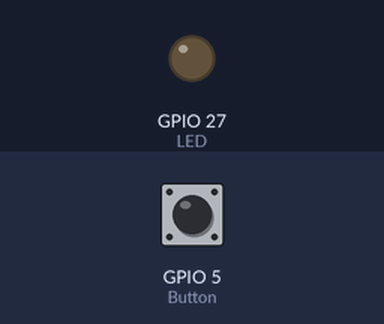
Recording of a sketch running on a simulated ESP32. On the bench: output pins drawn as LEDs (lit = HIGH). The test bench sets the inputs (shaded band); at power-on: GPIO 5 (Button) HIGH.

Above: at 1.2 s.
1.3 s: GPIO 5 (Button) pulled LOW for 0.15 s
At 1.8 s:
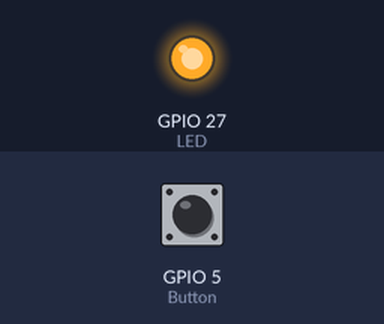
2.9 s: GPIO 5 (Button) pulled LOW for 1 s
At 4.2 s:
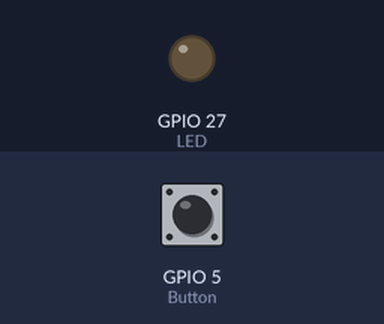
5.4 s: GPIO 5 (Button) pulled LOW for 3.2 s
At 6.1 s:
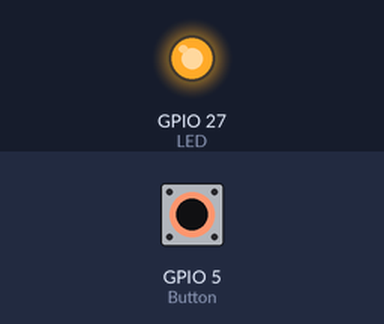
Timing chart, 0 to 8.4 s (numbered marks = the images above; inputs shaded):
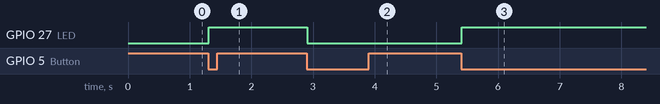

The sketch:

1.5Lighting-Button.ino
```cpp
// 1.5 LIGHTING BUTTON
// 1.5 Code purpose is to get input from the button and output using LED light.

// Make sure the pin number match with the io5, io27 you attach on the board.
#define Button 5  // Define the pin number for the button as 5.
#define LED  27  // Define the pin number for the button as 27.

int value = 0;  // Define a value to detect button status.

// Set the setup here.
void setup() {

  Serial.begin(9600);  // Initialize serial communication and set baud rate to '9600'.

  pinMode(Button,INPUT);  // Set the button pin as input.

  pinMode(LED,OUTPUT);  // Set the LED pin as output.

}

// The loop function runs repeatedly forever.
void loop() {

  int ReadValue = digitalRead(Button);  // Define a value as the read button value

  if (ReadValue == 0) {  //Detect whether the button is pressed

    delay(10);  // Debounce the button to avoid false triggers.

    if (ReadValue == 0) {  // Check if the button is still pressed after debounce.

      value = !value;  // Toggle the value of 'value' to indicate the button status change.

      //Detect the button status, press once to light up LED, press again to turn off LED, in a loop.
      if(value) {
        digitalWrite(LED, HIGH);  // HIGH means LED light on.
      }
      else{
        digitalWrite(LED, LOW);  // LOW means LED light off.
      }
    }

    // Detect the button status again.
    while (digitalRead(Button) == 0);  // Detect the button status again.

  }
}

// RESULT
// Default state when no press on the button so LED is off.
// Press the button once then LED will lights on.
// This action will continue looping.
```

Measured:
- after the input at 1.3 s, GPIO 27 (LED): LOW → HIGH at once
- after the input at 2.9 s, GPIO 27 (LED): HIGH → LOW at once
- after the input at 5.4 s, GPIO 27 (LED): LOW → HIGH at once
